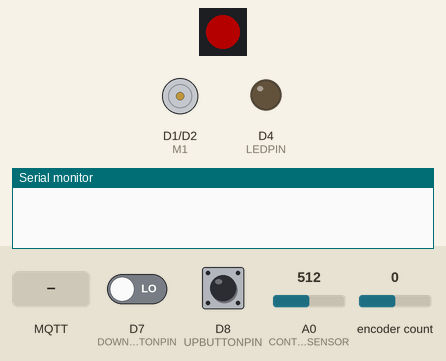
Simulated run of this sketch. Board: ESP8266 (Wemos D1 mini). On the bench: 1 RGB LEDs in strip order, left to right, direction and speed pins drawn as motors (green arrow = direction pin HIGH = forward, orange = LOW = backward, longer = more drive), output pins drawn as LEDs (lit = HIGH), the last lines printed to the serial monitor. Inputs (shaded band) come from the test bench; at power-on: D7 (DOWNBUTTONPIN) LOW, D8 (UPBUTTONPIN) LOW, A0 (CONTACTSENSOR) = 512, encoder count 0. Dim RGB values are drawn brighter than linear; WiFi joins after 1.5 s; servers stay silent unless stated; EEPROM starts erased; no MQTT or app messages arrive unless stated.

Above: at 0.8 s.
0.9 s: D7 (DOWNBUTTONPIN) driven HIGH
7.0 s: MQTT message "Yellow" arrives on the first subscribed topic
At 7.92 s:
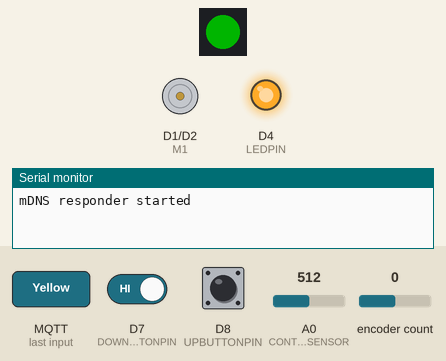
10.5 s: MQTT message "Red" arrives on the first subscribed topic
At 12.08 s:
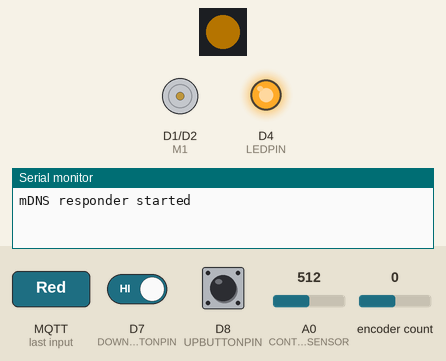
14.0 s: D7 (DOWNBUTTONPIN) driven LOW
At 15.4 s:
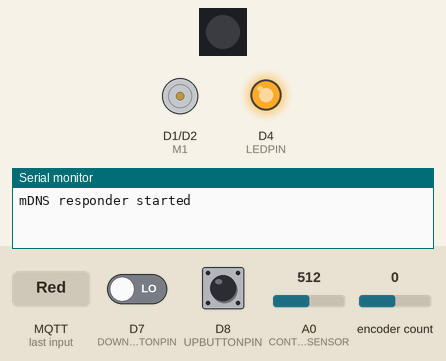
15.7 s: D8 (UPBUTTONPIN) pulled HIGH for 3.2 s
At 16.94 s:
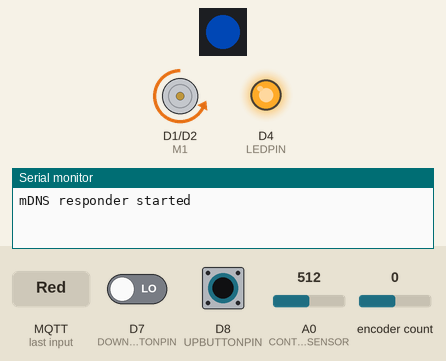
20.4 s: D8 (UPBUTTONPIN) pulled HIGH for 0.15 s
At 22.3 s:
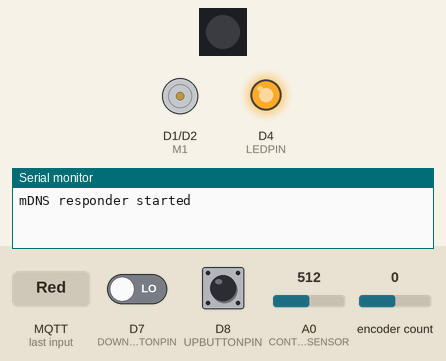
Timing chart, 0 to 23.4 s (numbered marks = the images above; inputs shaded):
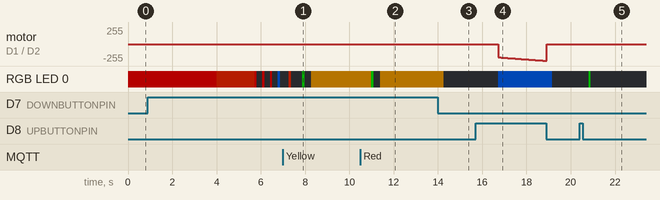

The sketch:

mqtt_blindcontroller.ino
```cpp
#include <ESP8266WiFi.h>
#include <Encoder.h>
#include <Adafruit_NeoPixel.h>
#include <PubSubClient.h>
#include <WiFiManager.h>
#include <ESP8266HTTPUpdateServer.h>
#include <ESP_EEPROM.h>
#include <ESP8266mDNS.h>

#define DEBUG 0
#define CONTACT 0

#define STATUSLED D3
#define LONGPRESSTIME 1000
#define UPBUTTONPIN D8
#define DOWNBUTTONPIN D7
#define CONTACTSENSOR A0
#define LEDPIN D4
#define FINETOLERANCE 1200
#define MQTTUPDATE 30000
#define ERRORCHECK 1000
#define RECONNECTTIME 5000
#define UPDATEPOSITION 1250
#define UPDATEPOSTIONDELAY 250
#define LEDBRIGHTNESS 64
#define MINSPEED 800
#define MAXSPEED 1023
#define RESTARTTIMER 172800000  //48h

//USE ESP8266 Boards library V2.42
//UP + DOWN BUTTON = Reset All
//UP BUTTON Ignore EEPROM values
//DOWN BUTTON Reset EEPROM

//myBlind1 = 1,1
//myBlind2 = 1,0
//myBlind3 = 1,0
//myBlind4 = 1,1
//myBlind5 = 0,0
//myBlind6 = 1,0
//myBlind7 = 1,1
//myBlind8 = 1,0

#define ENCODERWIRE 1
#define MOTORWIRE 1

#define mqtt_server "xxx.xxx.xxx.xxx"
const char* mqtt_user = "xxx";
const char* mqtt_pass = "xxx";
const char* host = "myblind1";
const char* update_path = "/firmware";
const char* update_username = host;
const char* update_password = "local";

String switch1;
String strTopic;
String strPayload;
char cstr[16];
char blindstate[16];
char blindposition[10];
char getTarget[10];
char error[2];
char cs[2];

String blind_target_topic, blind_position_topic, blind_state_topic, blind_gettarget_topic, blind_error_topic, blind_contactsensor_topic;

//Setup the web server for http OTA updates.
ESP8266WebServer httpServer(80);
ESP8266HTTPUpdateServer httpUpdater;

WiFiClient espClient;
PubSubClient client(espClient);
WiFiManager wifiManager;
Adafruit_NeoPixel pixels = Adafruit_NeoPixel(1, STATUSLED, NEO_GRB + NEO_KHZ800);

#if ENCODERWIRE
Encoder myEnc(14, 12);
#else
Encoder myEnc(12, 14);
#endif

#if MOTORWIRE
int E1 = 4;
int M1 = 5;
#else
int E1 = 5;
int M1 = 4;
#endif

long lastMsg = 0 - MQTTUPDATE + 10000;
long reconnectwait = 0 - RECONNECTTIME;
long lastReconnectAttempt = 0;
long now = 0;
long lastMQTTLoop = 0;
unsigned long previousMillis = 0;
long buttonTimer = 0;
boolean DownButtonActive = false;
boolean DownLongPressActive = false;
boolean UpButtonActive = false;
boolean UpLongPressActive = false;
boolean setTarget = false;

int contactSensorValue;
boolean contactSensorState, contactSensorState_1;

int closedPosition;
int openPosition;
int currentPosition;
int targetPosition;
int travelLength;
int travelPercent, targetPercent;
int status;  //4 is open, 3, opening, 2 stopped, 1 is closing, 0 is closed
int switchPosition;
int acceleration;
int motorspeed = 0;

//Safety cut off variables
long movementStartTimer;
long movementTimer;
long movementStartPosition;
boolean errorFlag = false;
boolean stopFlag = false;

//EEPROM Address
int addrstatus = 0;
int addrcurrentPosition = 4;
int addrclosedPosition = 8;
int addropenPosition = 12;

String getMqttTopic(String type) {
  return String(host) + "/" + type;
}

void callback(char* topic, byte* payload, unsigned int length) {
  payload[length] = '\0';
  strTopic = String((char*)topic);
  if (strTopic == blind_target_topic) {
    switch1 = String((char*)payload);
    switchPosition = switch1.toInt();
    target();
  }
}

#if DEBUG
void debug() {
  Serial.print("Status: ");
  Serial.print(status);
  Serial.print(" | ");
  if (status == 4) Serial.print("Open   ");
  else if (status == 3) Serial.print("Opening");
  else if (status == 2) Serial.print("Stopped");
  else if (status == 1) Serial.print("Closing");
  else if (status == 0) Serial.print("Closed ");
  Serial.print(" | ");
  Serial.print("Pos: ");
  Serial.print(currentPosition);
  Serial.print(" | ");
  Serial.print("Target Pos: ");
  Serial.print(targetPosition);
  Serial.print(" | ");
  Serial.print("Closed Pos: ");
  Serial.print(closedPosition);
  Serial.print(" | ");
  Serial.print("Open Pos: ");
  Serial.print(openPosition);
  Serial.print(" | ");
  Serial.print(travelPercent);
  Serial.print(" %");
  Serial.print(" | ");
  Serial.print("MS: ");
  Serial.print(motorspeed);
  Serial.print(" | ");
  Serial.print("Err: ");
  Serial.print(errorFlag);
  Serial.print(" | ");
  Serial.print("CS: ");
  Serial.print(contactSensorValue);
  Serial.print(" - ");
  Serial.println(contactSensorState);
}
#endif

void flash_LED(int noTimes, String LEDcolor) {
  int x = 0;
  while (x <= noTimes - 1) {
    if (LEDcolor == "Yellow") {
      pixels.setPixelColor(0, 255, 165, 0);  //yellow
    } else if (LEDcolor == "Red") {
      pixels.setPixelColor(0, 255, 0, 0);  //red
    } else if (LEDcolor == "Green") {
      pixels.setPixelColor(0, 0, 255, 0);  //green
    } else if (LEDcolor == "Blue") {
      pixels.setPixelColor(0, 0, 100, 255);  //blue
    } else if (LEDcolor == "Pink") {
      pixels.setPixelColor(0, 255, 0, 165);  //pink
    } else if (LEDcolor == "Purple") {
      pixels.setPixelColor(0, 165, 0, 255);  //purple
    } else if (LEDcolor == "Cyan") {
      pixels.setPixelColor(0, 0, 255, 255);  //cyan
    } else if (LEDcolor == "Orange") {
      pixels.setPixelColor(0, 255, 40, 0);  // orange
    } else {
      pixels.setPixelColor(0, 204, 0, 204);
    }
    ++x;
    pixels.show();
    delay(100);
    pixels.setPixelColor(0, 0, 0, 0);
    pixels.show();
    delay(250);
  }
}

void whileloop() {
  now = millis();
  if (now - lastMQTTLoop > UPDATEPOSITION) {
    client.loop();
    lastMQTTLoop = now;
#if DEBUG
    Serial.println("client.loop active");
#endif
  }
  acceleration++;
  if (acceleration < MAXSPEED) motorspeed = acceleration;
  else motorspeed = MAXSPEED, acceleration = MAXSPEED;
  currentPosition = myEnc.read();
  //currentPosition = currentPosition;
  travelPercent = 100 - (abs(openPosition - currentPosition) * 100 / travelLength);
  if (travelPercent > 100) travelPercent = 100;
  if (travelPercent < 0) travelPercent = 0;
#if DEBUG
  debug();
#endif
  delay(10);
}

void resetAll() {
  for (unsigned int i = 0; i < EEPROM.length(); i++) {
    EEPROM.write(i, 0);
  }
  wifiManager.resetSettings();
  EEPROM.put(addrclosedPosition, 0);
  EEPROM.put(addropenPosition, 2000);
  EEPROM.put(addrcurrentPosition, 1000);
  EEPROM.put(addrstatus, 2);
  boolean ok1 = EEPROM.commit();
#if DEBUG
  Serial.println((ok1) ? "Commit OK" : "Commit failed");
#endif
  pixels.setPixelColor(0, 0, 0, 0);
  pixels.show();
}

void sendMQTTMessageLite() {
  itoa(contactSensorState, cs, 2);
  itoa(errorFlag, error, 2);
  client.publish(blind_error_topic.c_str(), error);
  client.publish(blind_contactsensor_topic.c_str(), cs);
#if DEBUG
  Serial.print(blind_contactsensor_topic);
  Serial.print(" ");
  Serial.print(cs);
  Serial.print(" | ");
  Serial.print(blind_error_topic);
  Serial.print(" ");
  Serial.println(error);
#endif
  lastMsg = millis();
}

void sendMQTTMessage() {
  itoa(errorFlag, error, 2);
  itoa(contactSensorState, cs, 2);
  itoa(switchPosition, getTarget, 10);

  if (status == 4) snprintf(blindstate, 8, "STOPPED"), itoa(100, blindposition, 10);
  else if (status == 3) snprintf(blindstate, 11, "INCREASING"), itoa(travelPercent, blindposition, 10);
  else if (status == 2) snprintf(blindstate, 8, "STOPPED"), itoa(travelPercent, blindposition, 10);
  else if (status == 1) snprintf(blindstate, 11, "DECREASING"), itoa(travelPercent, blindposition, 10);
  else if (status == 0) snprintf(blindstate, 8, "STOPPED"), itoa(0, blindposition, 10);

  client.publish(blind_error_topic.c_str(), error);
  client.publish(blind_gettarget_topic.c_str(), getTarget);
  client.publish(blind_state_topic.c_str(), blindstate);
  client.publish(blind_position_topic.c_str(), blindposition);
  client.publish(blind_contactsensor_topic.c_str(), cs);

#if DEBUG
  Serial.print(blind_error_topic);
  Serial.print(" ");
  Serial.print(error);
  Serial.print(" | ");
  Serial.print(blind_position_topic);
  Serial.print(" ");
  Serial.print(blindposition);
  Serial.print(" | ");
  Serial.print(blind_state_topic);
  Serial.print(" ");
  Serial.print(blindstate);
  Serial.print(" | ");
  Serial.print("Set: ");
  Serial.print(blind_target_topic);
  Serial.print(" ");
  Serial.print(switchPosition);
  Serial.print(" | ");
  Serial.print(blind_contactsensor_topic);
  Serial.print(" ");
  Serial.println(cs);
#endif
  lastMsg = millis();
}

void target() {
  acceleration = MINSPEED;
  travelLength = abs(openPosition - closedPosition);
  targetPercent = 100 - switchPosition;
  targetPosition = openPosition - (targetPercent * travelLength / 100);
  if (travelPercent > 100) travelPercent = 100;
  if (travelPercent < 0) travelPercent = 0;
  movementStartTimer = millis();
  movementStartPosition = currentPosition;
  errorFlag = false;
  stopFlag = false;

///DOWN
#if CONTACT
  if ((currentPosition > targetPosition) && abs(currentPosition - targetPosition) > FINETOLERANCE && contactSensorState != 1) {
#else
  if ((currentPosition > targetPosition) && abs(currentPosition - targetPosition) > FINETOLERANCE) {
#endif
    pixels.setPixelColor(0, 255, 165, 0);  //yellow
    pixels.show();
    status = 1;
    sendMQTTMessage();
#if DEBUG
    debug();
#endif
    while (currentPosition > targetPosition) {
      whileloop();
      analogWrite(M1, motorspeed);
      digitalWrite(E1, LOW);
      if (digitalRead(DOWNBUTTONPIN) == HIGH or digitalRead(UPBUTTONPIN) == HIGH) {
        stopFlag = true;
        errorFlag = false;
        break;
      }
      if ((millis() - movementStartTimer) > ERRORCHECK) {
        if (currentPosition == movementStartPosition) {
          errorFlag = true;
          break;
        } else {
          movementStartPosition = currentPosition;
          movementStartTimer = millis();
          errorFlag = false;
        }
      }
    }
  }

/// UP
#if CONTACT
  if ((currentPosition < targetPosition) && abs(currentPosition - targetPosition) > FINETOLERANCE && contactSensorState != 1) {
#else
  if ((currentPosition < targetPosition) && abs(currentPosition - targetPosition) > FINETOLERANCE) {
#endif
    pixels.setPixelColor(0, 0, 100, 255);  //blue
    pixels.show();
    status = 3;
    sendMQTTMessage();
#if DEBUG
    debug();
#endif
    while (currentPosition < targetPosition) {
      whileloop();
      analogWrite(E1, motorspeed);
      digitalWrite(M1, LOW);
      if (digitalRead(DOWNBUTTONPIN) == HIGH or digitalRead(UPBUTTONPIN) == HIGH) {
        stopFlag = true;
        errorFlag = false;
        break;
      }
      if ((millis() - movementStartTimer) > ERRORCHECK) {
        if (currentPosition == movementStartPosition) {
          errorFlag = true;
          break;
        } else {
          movementStartPosition = currentPosition;
          movementStartTimer = millis();
          errorFlag = false;
        }
      }
    }
  }

  acceleration = MINSPEED;
  motorspeed = 0;
  digitalWrite(E1, LOW);
  digitalWrite(M1, LOW);
  delay(UPDATEPOSTIONDELAY);
  currentPosition = myEnc.read();

  if (errorFlag == false) {
    if (travelPercent == 100) status = 4;
    else if (travelPercent == 0) status = 0;
    else status = 2;
    switchPosition = travelPercent;
#if DEBUG
    debug();
#endif
    pixels.setPixelColor(0, 0, 0, 0);
    pixels.show();
    EEPROM.put(addrcurrentPosition, currentPosition);
    EEPROM.put(addrstatus, status);
    boolean ok1 = EEPROM.commit();
#if DEBUG
    Serial.println((ok1) ? "Commit OK" : "Commit failed");
#endif
    flash_LED(1, String("Green"));
    sendMQTTMessage();
  } else {
    if (travelPercent == 100) status = 4;
    else if (travelPercent == 0) status = 0;
    else status = 2;
    switchPosition = travelPercent;
#if DEBUG
    debug();
#endif
    pixels.setPixelColor(0, 0, 0, 0);
    pixels.show();
    EEPROM.put(addrcurrentPosition, currentPosition);
    EEPROM.put(addrstatus, status);
    boolean ok1 = EEPROM.commit();
#if DEBUG
    Serial.println((ok1) ? "Commit OK" : "Commit failed");
#endif
    flash_LED(1, String("Red"));
    sendMQTTMessage();
  }
}

void downButtonCheck() {
  if (digitalRead(DOWNBUTTONPIN) == HIGH) {
    if (DownButtonActive == false) {
      DownButtonActive = true;
      buttonTimer = millis();
    }
    if ((millis() - buttonTimer > LONGPRESSTIME) && (DownLongPressActive == false)) {  // Button Held
      DownLongPressActive = true;
      status = 1;
      sendMQTTMessage();
      acceleration = MINSPEED;
      while (digitalRead(DOWNBUTTONPIN) == HIGH) {
        whileloop();
        analogWrite(M1, motorspeed);
        digitalWrite(E1, LOW);
        pixels.setPixelColor(0, 255, 165, 0);  //yellow
        pixels.show();
        currentPosition = myEnc.read();
      }
    }
  } else {
    if (DownButtonActive == true) {
      if (DownLongPressActive == true) {
        status = 2;
        sendMQTTMessage();
#if DEBUG
        debug();
#endif
        DownLongPressActive = false;
        acceleration = MINSPEED;
#if DEBUG
        Serial.println("Released Button!");
#endif
        motorspeed = 0;
        digitalWrite(E1, LOW);
        digitalWrite(M1, LOW);
        delay(UPDATEPOSTIONDELAY);
        currentPosition = myEnc.read();

        if (digitalRead(DOWNBUTTONPIN) == HIGH) {
          closedPosition = currentPosition;
          status = 0;
          EEPROM.put(addrclosedPosition, closedPosition);
          EEPROM.put(addrcurrentPosition, currentPosition);
          EEPROM.put(addrstatus, status);
          boolean ok1 = EEPROM.commit();
#if DEBUG
          Serial.println((ok1) ? "Commit OK" : "Commit failed");
          Serial.println("Closed Position Updated!");
#endif
          flash_LED(3, String("Yellow"));
          flash_LED(1, String("Purple"));
          sendMQTTMessage();
        } else {
          pixels.setPixelColor(0, 0, 0, 0);
          pixels.show();
          switchPosition = travelPercent;
          sendMQTTMessage();
        }
      } else {
        switchPosition = 0;
        target();
      }
      DownButtonActive = false;
    }
  }
}

void upButtonCheck() {
  if (digitalRead(UPBUTTONPIN) == HIGH) {
    if (UpButtonActive == false) {
      UpButtonActive = true;
      buttonTimer = millis();
    }
    if ((millis() - buttonTimer > LONGPRESSTIME) && (UpLongPressActive == false)) {
      UpLongPressActive = true;
      status = 3;
      sendMQTTMessage();
      acceleration = MINSPEED;
      while (digitalRead(UPBUTTONPIN) == HIGH) {
        whileloop();
        analogWrite(E1, motorspeed);
        digitalWrite(M1, LOW);
        pixels.setPixelColor(0, 0, 100, 255);  //blue
        pixels.show();
        currentPosition = myEnc.read();
      }
    }
  } else {
    if (UpButtonActive == true) {
      if (UpLongPressActive == true) {
        status = 2;
        sendMQTTMessage();
#if DEBUG
        debug();
#endif
        UpLongPressActive = false;
        acceleration = MINSPEED;
#if DEBUG
        Serial.println("Released Button!");
#endif
        motorspeed = 0;
        digitalWrite(E1, LOW);
        digitalWrite(M1, LOW);
        delay(UPDATEPOSTIONDELAY);
        currentPosition = myEnc.read();

        if (digitalRead(UPBUTTONPIN) == HIGH) {
          openPosition = currentPosition;
          status = 4;
          EEPROM.put(addropenPosition, openPosition);
          EEPROM.put(addrcurrentPosition, currentPosition);
          EEPROM.put(addrstatus, status);
          boolean ok1 = EEPROM.commit();
#if DEBUG
          Serial.println((ok1) ? "Commit OK" : "Commit failed");
          Serial.println("Open Position Updated!");
#endif
          flash_LED(3, String("Blue"));
          flash_LED(1, String("Purple"));
          sendMQTTMessage();
        } else {
          pixels.setPixelColor(0, 0, 0, 0);
          pixels.show();
          switchPosition = travelPercent;
          sendMQTTMessage();
        }
      } else {
        switchPosition = 100;
        target();
      }
      UpButtonActive = false;
    }
  }
}

void checkContactSensor() {
  contactSensorValue = analogRead(CONTACTSENSOR);
  delay(3);
  if (contactSensorValue == 1024) contactSensorState = 0, digitalWrite(LEDPIN, LOW);  // Wemos BUILTIN_LED is active Low, so high is off;
  else contactSensorState = 1, digitalWrite(LEDPIN, HIGH);
  if (contactSensorState != contactSensorState_1) {
    contactSensorState_1 = contactSensorState;
    sendMQTTMessageLite();
  }
}

boolean reconnect() {
#if DEBUG
  Serial.print("Attempting MQTT connection...");
#endif
  if (client.connect(host, mqtt_user, mqtt_pass)) {
#if DEBUG
    Serial.println("connected");
#endif
    client.subscribe(blind_target_topic.c_str());
    flash_LED(1, String("Orange"));
  }
  return client.connected();
}

void setup() {
#if DEBUG
  Serial.begin(115200);
#endif
  pinMode(UPBUTTONPIN, INPUT);
  pinMode(DOWNBUTTONPIN, INPUT);
  pinMode(LEDPIN, OUTPUT);  // initialize digital LEDPIN as an output.
  pixels.begin();           // This initializes the NeoPixel library.
  pixels.setBrightness(LEDBRIGHTNESS);
  pixels.setPixelColor(0, 255, 0, 0);  //red
  pixels.show();
  delay(4000);

  if (digitalRead(DOWNBUTTONPIN) == HIGH and digitalRead(UPBUTTONPIN) == HIGH) {
    flash_LED(3, String("Green"));
    flash_LED(4, String("Yellow"));
    flash_LED(5, String("Orange"));
    flash_LED(6, String("Red"));
#if DEBUG
    Serial.println("Resetting All Settings...");
#endif
    resetAll();
    delay(5000);
  }

#if DEBUG
  Serial.println("Starting...");
  Serial.println("Blind Controller v3.6");
  Serial.println("UP + DOWN BUTTON  = Reset All");
  Serial.println("UP BUTTON         = EEPROM Ignore");
  Serial.println("DOWN BUTTON       = EEPROM Reset");
#endif

  pixels.setPixelColor(0, 255, 40, 0);  // orange
  pixels.show();
  lastReconnectAttempt = 0;

  checkContactSensor();

  blind_target_topic = getMqttTopic("setTargetPosition");
  blind_position_topic = getMqttTopic("getCurrentPosition");
  blind_state_topic = getMqttTopic("getPositionState");
  blind_gettarget_topic = getMqttTopic("getTargetPosition");
  blind_error_topic = getMqttTopic("getObstructionDetected");
  blind_contactsensor_topic = getMqttTopic("getContactSensorState");

  wifiManager.setConfigPortalTimeout(180);
  wifiManager.autoConnect(host);

  client.setServer(mqtt_server, 1883);
  client.setCallback(callback);  //callback is the function that gets called for a topic sub
  delay(100);

  if (!MDNS.begin(host)) {
    Serial.println("Error setting up MDNS responder!");
    while (1) {
      delay(1000);
    }
  }
  Serial.println("mDNS responder started");

  httpUpdater.setup(&httpServer, update_path, update_username, update_password);

  httpServer.begin();

  MDNS.addService("http", "tcp", 80);
#if DEBUG
  char buf[16];
  sprintf(buf, "%d.%d.%d.%d", WiFi.localIP()[0], WiFi.localIP()[1], WiFi.localIP()[2], WiFi.localIP()[3]);

  Serial.printf("HTTPUpdateServer ready! Open http://%s%s in your browser and login with username '%s' and your password\n", buf, update_path, update_username);
#endif
  delay(10);
  digitalWrite(LEDPIN, HIGH);  // Wemos BUILTIN_LED is active Low, so high is off
#if DEBUG
  Serial.print("Read EEPROM...");
#endif
  EEPROM.begin(16);

  if (digitalRead(DOWNBUTTONPIN) == LOW and digitalRead(UPBUTTONPIN) == HIGH) {
    delay(100);
    flash_LED(3, String("Pink"));
#if DEBUG
    Serial.println("Ignored!");
#endif
  } else if (digitalRead(DOWNBUTTONPIN) == HIGH and digitalRead(UPBUTTONPIN) == LOW) {
    closedPosition = 0;
    openPosition = 2000;
    currentPosition = 1000;
    EEPROM.put(addrclosedPosition, closedPosition);
    EEPROM.put(addropenPosition, openPosition);
    EEPROM.put(addrcurrentPosition, currentPosition);
    EEPROM.put(addrstatus, status);
    boolean ok2 = EEPROM.commitReset();
#if DEBUG
    Serial.println((ok2) ? "Commit OK" : "Commit failed");
#endif
    delay(100);
    flash_LED(3, String("Red"));
#if DEBUG
    Serial.println("Reset!");
#endif
  } else {
    EEPROM.get(addrclosedPosition, closedPosition);
    EEPROM.get(addropenPosition, openPosition);
    EEPROM.get(addrcurrentPosition, currentPosition);
    EEPROM.get(addrstatus, status);
    delay(100);
    flash_LED(2, String("Purple"));
#if DEBUG
    Serial.println("Success!");
#endif
  }

  if (ENCODERWIRE == 0) Serial.println("UP = CCW || DOWN = CW"), flash_LED(1, String("Yellow"));
  else {
#if DEBUG
    Serial.println("UP = CW || DOWN = CCW");
#endif
    flash_LED(1, String("Blue"));
  }

  myEnc.write(currentPosition);
  travelLength = abs(openPosition - closedPosition);
  travelPercent = 100 - (abs(openPosition - currentPosition) * 100 / travelLength);
  if (travelPercent > 100) travelPercent = 100;
  if (travelPercent < 0) travelPercent = 0;
  acceleration = MINSPEED;
  switchPosition = travelPercent;
  delay(100);
  pixels.setPixelColor(0, 0, 0, 0);
  pixels.show();
#if DEBUG
  debug();
#endif
}

void loop() {
  if (!client.connected()) {
    pixels.setPixelColor(0, 255, 40, 0);  // orange
    downButtonCheck();
    upButtonCheck();
    now = millis();
    if (now - lastReconnectAttempt > RECONNECTTIME) {
      lastReconnectAttempt = now;
      if (reconnect()) {
        lastReconnectAttempt = 0;
      }
    }
  } else {
    checkContactSensor();
    downButtonCheck();
    upButtonCheck();
    if (millis() - lastMsg > MQTTUPDATE) sendMQTTMessageLite();
    client.loop();
    httpServer.handleClient();  //handles requests for the firmware update page
  }
  if (millis() > RESTARTTIMER & motorspeed == 0) ESP.restart();
}
```

Measured:
- after the input at 10.5 s, RGB LED 0: RGB(64, 41, 0) → RGB(0, 64, 0) after 0.50 s, → off 0.10 s later, → RGB(64, 41, 0) 0.30 s later
- after the input at 14.0 s, RGB LED 0: RGB(64, 41, 0) → off after 0.26 s
- after the input at 15.7 s, RGB LED 0: off → RGB(0, 25, 64) after 1.0 s, → off 2.4 s later
- after the input at 20.4 s, RGB LED 0: off → RGB(0, 64, 0) after 0.41 s, → off 0.10 s later
